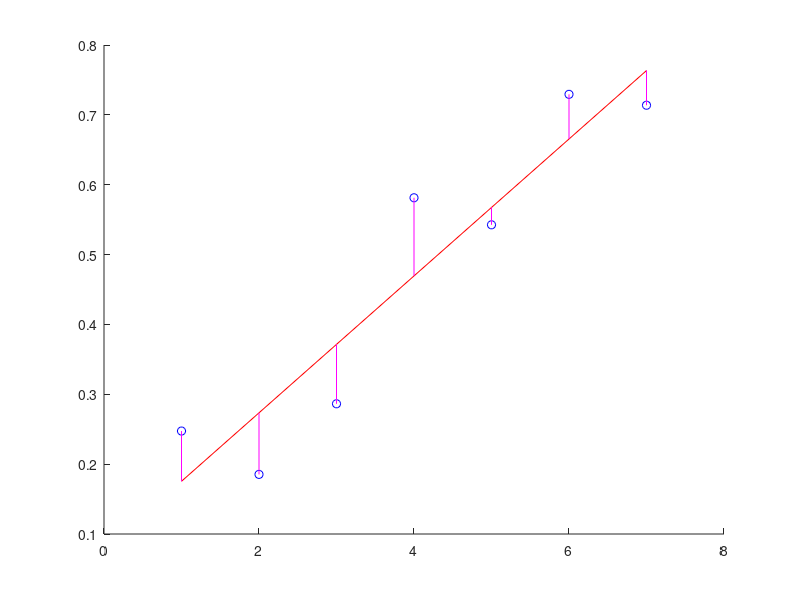

This figure's MATLAB source:
function linear_regression_demo_1
% Code shows how to fit a straight line to data

% Variables
x = 1:7;
y = [0.2474 0.18532 0.28638 0.58132 0.54259 0.72938 0.71378];

% Code

% Make a guess for slope and intercept
slope = 0.5;
intercept = 1;
g = [slope, intercept];

% Use optimization to find the best fit
[g_best, best_fit_error] = fminsearch(@calculate_fit_error, g, [], x, y)

end


function y_fit = calculate_line(x_fit, slope, intercept)
    y_fit = (slope * x_fit) + intercept;
end

function fit_error = calculate_fit_error(g, x_data, y_data)
    % Returns least-squares error for linear regression to x and y
    
    guess_slope = g(1);
    guess_intercept = g(2);
    
    y_guess = calculate_line(x_data, guess_slope, guess_intercept);
    
    % Calculate sum of squares error
    fit_error = 0;
    for counter = 1 : numel(x_data)
        fit_error = fit_error + (y_guess(counter) - y_data(counter))^2;
    end
    
    figure(2);
    clf
    hold on;
    plot(x_data, y_data, 'bo');
    plot(x_data, y_guess, 'r-');
    for counter = 1 : numel(x_data)
        plot([x_data(counter) x_data(counter)], ...
            [y_data(counter) y_guess(counter)], 'm-');
    end
    xlim([0 8]);
end